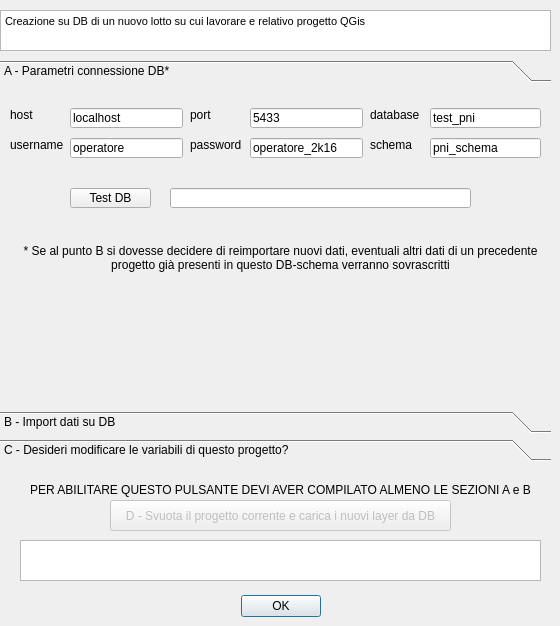
<?xml version="1.0" encoding="UTF-8"?>
<ui version="4.0">
 <class>ProgettoPNIDockWidgetBase</class>
 <widget class="QDialog" name="ProgettoPNIDockWidgetBase">
  <property name="geometry">
   <rect>
    <x>0</x>
    <y>0</y>
    <width>560</width>
    <height>626</height>
   </rect>
  </property>
  <property name="windowTitle">
   <string>ProgettoPNI</string>
  </property>
  <widget class="QDialogButtonBox" name="button_box">
   <property name="geometry">
    <rect>
     <x>230</x>
     <y>590</y>
     <width>91</width>
     <height>32</height>
    </rect>
   </property>
   <property name="orientation">
    <enum>Qt::Horizontal</enum>
   </property>
   <property name="standardButtons">
    <set>QDialogButtonBox::Ok</set>
   </property>
  </widget>
  <widget class="QTextBrowser" name="txtHelp">
   <property name="geometry">
    <rect>
     <x>0</x>
     <y>10</y>
     <width>551</width>
     <height>41</height>
    </rect>
   </property>
   <property name="html">
    <string>&lt;!DOCTYPE HTML PUBLIC &quot;-//W3C//DTD HTML 4.0//EN&quot; &quot;http://www.w3.org/TR/REC-html40/strict.dtd&quot;&gt;
&lt;html&gt;&lt;head&gt;&lt;meta name=&quot;qrichtext&quot; content=&quot;1&quot; /&gt;&lt;style type=&quot;text/css&quot;&gt;
p, li { white-space: pre-wrap; }
&lt;/style&gt;&lt;/head&gt;&lt;body style=&quot; font-family:'MS Shell Dlg 2'; font-size:8.15094pt; font-weight:400; font-style:normal;&quot;&gt;
&lt;p style=&quot; margin-top:0px; margin-bottom:0px; margin-left:0px; margin-right:0px; -qt-block-indent:0; text-indent:0px;&quot;&gt;&lt;span style=&quot; font-size:8.15094pt;&quot;&gt;Creazione su DB di un nuovo lotto su cui lavorare e relativo progetto QGis&lt;/span&gt;&lt;/p&gt;&lt;/body&gt;&lt;/html&gt;</string>
   </property>
  </widget>
  <widget class="QToolButton" name="importBtn">
   <property name="enabled">
    <bool>false</bool>
   </property>
   <property name="geometry">
    <rect>
     <x>110</x>
     <y>500</y>
     <width>341</width>
     <height>31</height>
    </rect>
   </property>
   <property name="text">
    <string>D - Svuota il progetto corrente e carica i nuovi layer da DB</string>
   </property>
  </widget>
  <widget class="QTextBrowser" name="txtFeedback">
   <property name="geometry">
    <rect>
     <x>20</x>
     <y>540</y>
     <width>521</width>
     <height>41</height>
    </rect>
   </property>
  </widget>
  <widget class="QWidget" name="layoutWidget">
   <property name="geometry">
    <rect>
     <x>0</x>
     <y>0</y>
     <width>2</width>
     <height>2</height>
    </rect>
   </property>
   <layout class="QVBoxLayout" name="verticalLayout"/>
  </widget>
  <widget class="QToolBox" name="toolbox">
   <property name="enabled">
    <bool>true</bool>
   </property>
   <property name="geometry">
    <rect>
     <x>0</x>
     <y>60</y>
     <width>551</width>
     <height>401</height>
    </rect>
   </property>
   <property name="toolTip">
    <string/>
   </property>
   <widget class="QWidget" name="chkDB">
    <property name="enabled">
     <bool>true</bool>
    </property>
    <property name="geometry">
     <rect>
      <x>0</x>
      <y>0</y>
      <width>551</width>
      <height>317</height>
     </rect>
    </property>
    <attribute name="label">
     <string>A - Parametri connessione DB*</string>
    </attribute>
    <widget class="QLabel" name="label">
     <property name="geometry">
      <rect>
       <x>10</x>
       <y>20</y>
       <width>54</width>
       <height>14</height>
      </rect>
     </property>
     <property name="text">
      <string>host</string>
     </property>
    </widget>
    <widget class="QLineEdit" name="hostDB">
     <property name="geometry">
      <rect>
       <x>70</x>
       <y>20</y>
       <width>113</width>
       <height>20</height>
      </rect>
     </property>
     <property name="text">
      <string>localhost</string>
     </property>
    </widget>
    <widget class="QLineEdit" name="portDB">
     <property name="geometry">
      <rect>
       <x>250</x>
       <y>20</y>
       <width>113</width>
       <height>20</height>
      </rect>
     </property>
     <property name="text">
      <string>5433</string>
     </property>
    </widget>
    <widget class="QLineEdit" name="usrDB">
     <property name="geometry">
      <rect>
       <x>70</x>
       <y>50</y>
       <width>113</width>
       <height>20</height>
      </rect>
     </property>
     <property name="text">
      <string>operatore</string>
     </property>
    </widget>
    <widget class="QLineEdit" name="pwdDB">
     <property name="geometry">
      <rect>
       <x>250</x>
       <y>50</y>
       <width>113</width>
       <height>20</height>
      </rect>
     </property>
     <property name="text">
      <string>operatore_2k16</string>
     </property>
    </widget>
    <widget class="QLineEdit" name="nameDB">
     <property name="geometry">
      <rect>
       <x>430</x>
       <y>20</y>
       <width>111</width>
       <height>20</height>
      </rect>
     </property>
     <property name="text">
      <string>test_pni</string>
     </property>
    </widget>
    <widget class="QLabel" name="label_2">
     <property name="geometry">
      <rect>
       <x>190</x>
       <y>20</y>
       <width>54</width>
       <height>14</height>
      </rect>
     </property>
     <property name="text">
      <string>port</string>
     </property>
    </widget>
    <widget class="QLabel" name="label_3">
     <property name="geometry">
      <rect>
       <x>10</x>
       <y>50</y>
       <width>54</width>
       <height>14</height>
      </rect>
     </property>
     <property name="text">
      <string>username</string>
     </property>
    </widget>
    <widget class="QLabel" name="label_4">
     <property name="geometry">
      <rect>
       <x>190</x>
       <y>50</y>
       <width>54</width>
       <height>14</height>
      </rect>
     </property>
     <property name="text">
      <string>password</string>
     </property>
    </widget>
    <widget class="QLabel" name="label_5">
     <property name="geometry">
      <rect>
       <x>370</x>
       <y>20</y>
       <width>54</width>
       <height>14</height>
      </rect>
     </property>
     <property name="text">
      <string>database</string>
     </property>
    </widget>
    <widget class="QToolButton" name="testBtn">
     <property name="geometry">
      <rect>
       <x>70</x>
       <y>100</y>
       <width>81</width>
       <height>20</height>
      </rect>
     </property>
     <property name="text">
      <string>Test DB</string>
     </property>
    </widget>
    <widget class="QLineEdit" name="testAnswer">
     <property name="geometry">
      <rect>
       <x>170</x>
       <y>100</y>
       <width>301</width>
       <height>20</height>
      </rect>
     </property>
     <property name="readOnly">
      <bool>true</bool>
     </property>
    </widget>
    <widget class="QLabel" name="label_9">
     <property name="geometry">
      <rect>
       <x>370</x>
       <y>50</y>
       <width>54</width>
       <height>14</height>
      </rect>
     </property>
     <property name="text">
      <string>schema</string>
     </property>
    </widget>
    <widget class="QLineEdit" name="schemaDB">
     <property name="geometry">
      <rect>
       <x>430</x>
       <y>50</y>
       <width>111</width>
       <height>20</height>
      </rect>
     </property>
     <property name="text">
      <string>pni_schema</string>
     </property>
    </widget>
    <widget class="QLabel" name="label_6">
     <property name="geometry">
      <rect>
       <x>20</x>
       <y>150</y>
       <width>521</width>
       <height>41</height>
      </rect>
     </property>
     <property name="text">
      <string>&lt;html&gt;&lt;head/&gt;&lt;body&gt;&lt;p align=&quot;center&quot;&gt;* Se al punto B si dovesse decidere di reimportare nuovi dati, eventuali altri dati di un precedente progetto già presenti in questo DB-schema verranno sovrascritti&lt;/p&gt;&lt;/body&gt;&lt;/html&gt;</string>
     </property>
     <property name="wordWrap">
      <bool>true</bool>
     </property>
    </widget>
   </widget>
   <widget class="QWidget" name="import_DB">
    <property name="geometry">
     <rect>
      <x>0</x>
      <y>0</y>
      <width>551</width>
      <height>317</height>
     </rect>
    </property>
    <attribute name="label">
     <string>B - Import dati su DB</string>
    </attribute>
    <widget class="QCheckBox" name="no_import">
     <property name="geometry">
      <rect>
       <x>10</x>
       <y>0</y>
       <width>551</width>
       <height>18</height>
      </rect>
     </property>
     <property name="text">
      <string>I dati sono già stati importati sul DB secondo le informazioni riportate nel riquadro A</string>
     </property>
    </widget>
    <widget class="QGroupBox" name="si_import">
     <property name="geometry">
      <rect>
       <x>0</x>
       <y>30</y>
       <width>551</width>
       <height>281</height>
      </rect>
     </property>
     <property name="title">
      <string>Importa i dati sul DB</string>
     </property>
     <property name="checkable">
      <bool>true</bool>
     </property>
     <property name="checked">
      <bool>false</bool>
     </property>
     <widget class="QLabel" name="label_50">
      <property name="geometry">
       <rect>
        <x>10</x>
        <y>20</y>
        <width>531</width>
        <height>16</height>
       </rect>
      </property>
      <property name="text">
       <string>Prendi tutti i dati da una cartella secondo queste associazioni layer-nome shape:</string>
      </property>
     </widget>
     <widget class="QLabel" name="label_51">
      <property name="geometry">
       <rect>
        <x>20</x>
        <y>50</y>
        <width>81</width>
        <height>16</height>
       </rect>
      </property>
      <property name="text">
       <string>scala  &lt;--</string>
      </property>
     </widget>
     <widget class="QLineEdit" name="scala_shp">
      <property name="geometry">
       <rect>
        <x>80</x>
        <y>50</y>
        <width>91</width>
        <height>20</height>
       </rect>
      </property>
      <property name="text">
       <string>Scala</string>
      </property>
     </widget>
     <widget class="QLabel" name="label_52">
      <property name="geometry">
       <rect>
        <x>200</x>
        <y>50</y>
        <width>81</width>
        <height>16</height>
       </rect>
      </property>
      <property name="text">
       <string>giunto  &lt;--</string>
      </property>
     </widget>
     <widget class="QLineEdit" name="giunto_shp">
      <property name="geometry">
       <rect>
        <x>270</x>
        <y>50</y>
        <width>91</width>
        <height>20</height>
       </rect>
      </property>
      <property name="text">
       <string>Giunto</string>
      </property>
     </widget>
     <widget class="QLabel" name="label_53">
      <property name="geometry">
       <rect>
        <x>30</x>
        <y>80</y>
        <width>81</width>
        <height>16</height>
       </rect>
      </property>
      <property name="text">
       <string>PFS  &lt;--</string>
      </property>
     </widget>
     <widget class="QLineEdit" name="pfs_shp">
      <property name="geometry">
       <rect>
        <x>80</x>
        <y>80</y>
        <width>91</width>
        <height>20</height>
       </rect>
      </property>
      <property name="text">
       <string>PFS</string>
      </property>
     </widget>
     <widget class="QLineEdit" name="pozzetto_shp">
      <property name="geometry">
       <rect>
        <x>440</x>
        <y>80</y>
        <width>91</width>
        <height>20</height>
       </rect>
      </property>
      <property name="text">
       <string>Pozzetto</string>
      </property>
     </widget>
     <widget class="QLabel" name="label_54">
      <property name="geometry">
       <rect>
        <x>370</x>
        <y>80</y>
        <width>71</width>
        <height>16</height>
       </rect>
      </property>
      <property name="text">
       <string>pozzetto &lt;--</string>
      </property>
     </widget>
     <widget class="QLineEdit" name="pfp_shp">
      <property name="geometry">
       <rect>
        <x>270</x>
        <y>80</y>
        <width>91</width>
        <height>20</height>
       </rect>
      </property>
      <property name="text">
       <string>PFP</string>
      </property>
     </widget>
     <widget class="QLabel" name="label_55">
      <property name="geometry">
       <rect>
        <x>210</x>
        <y>80</y>
        <width>81</width>
        <height>16</height>
       </rect>
      </property>
      <property name="text">
       <string>PFP   &lt;--</string>
      </property>
     </widget>
     <widget class="QLineEdit" name="areapfp_shp">
      <property name="geometry">
       <rect>
        <x>270</x>
        <y>110</y>
        <width>91</width>
        <height>20</height>
       </rect>
      </property>
      <property name="text">
       <string>AREA_PFP</string>
      </property>
     </widget>
     <widget class="QLabel" name="label_56">
      <property name="geometry">
       <rect>
        <x>190</x>
        <y>110</y>
        <width>81</width>
        <height>16</height>
       </rect>
      </property>
      <property name="text">
       <string>Area_PFP &lt;--</string>
      </property>
     </widget>
     <widget class="QLabel" name="label_57">
      <property name="geometry">
       <rect>
        <x>0</x>
        <y>110</y>
        <width>81</width>
        <height>16</height>
       </rect>
      </property>
      <property name="text">
       <string>Area_PFS  &lt;--</string>
      </property>
     </widget>
     <widget class="QLineEdit" name="areapfs_shp">
      <property name="geometry">
       <rect>
        <x>80</x>
        <y>110</y>
        <width>91</width>
        <height>20</height>
       </rect>
      </property>
      <property name="text">
       <string>AREA_PFS</string>
      </property>
     </widget>
     <widget class="QLineEdit" name="cavo_shp">
      <property name="geometry">
       <rect>
        <x>440</x>
        <y>110</y>
        <width>91</width>
        <height>20</height>
       </rect>
      </property>
      <property name="text">
       <string>Sottot_cavo</string>
      </property>
     </widget>
     <widget class="QLabel" name="label_58">
      <property name="geometry">
       <rect>
        <x>380</x>
        <y>110</y>
        <width>81</width>
        <height>16</height>
       </rect>
      </property>
      <property name="text">
       <string>cavo  &lt;--</string>
      </property>
     </widget>
     <widget class="QLabel" name="label_59">
      <property name="geometry">
       <rect>
        <x>50</x>
        <y>200</y>
        <width>151</width>
        <height>16</height>
       </rect>
      </property>
      <property name="text">
       <string>Scegli la cartella di origine:</string>
      </property>
     </widget>
     <widget class="QToolButton" name="dirBrowse_btn">
      <property name="geometry">
       <rect>
        <x>200</x>
        <y>200</y>
        <width>111</width>
        <height>20</height>
       </rect>
      </property>
      <property name="text">
       <string>...Cartella dati ...</string>
      </property>
     </widget>
     <widget class="QLabel" name="label_60">
      <property name="geometry">
       <rect>
        <x>320</x>
        <y>160</y>
        <width>71</width>
        <height>16</height>
       </rect>
      </property>
      <property name="text">
       <string>Controllo:</string>
      </property>
     </widget>
     <widget class="QTextBrowser" name="txtFeedback_import">
      <property name="geometry">
       <rect>
        <x>380</x>
        <y>140</y>
        <width>161</width>
        <height>51</height>
       </rect>
      </property>
      <property name="html">
       <string>&lt;!DOCTYPE HTML PUBLIC &quot;-//W3C//DTD HTML 4.0//EN&quot; &quot;http://www.w3.org/TR/REC-html40/strict.dtd&quot;&gt;
&lt;html&gt;&lt;head&gt;&lt;meta name=&quot;qrichtext&quot; content=&quot;1&quot; /&gt;&lt;style type=&quot;text/css&quot;&gt;
p, li { white-space: pre-wrap; }
&lt;/style&gt;&lt;/head&gt;&lt;body style=&quot; font-family:'MS Shell Dlg 2'; font-size:8.15094pt; font-weight:400; font-style:normal;&quot;&gt;
&lt;p style=&quot;-qt-paragraph-type:empty; margin-top:0px; margin-bottom:0px; margin-left:0px; margin-right:0px; -qt-block-indent:0; text-indent:0px; font-size:8.15094pt;&quot;&gt;&lt;br /&gt;&lt;/p&gt;&lt;/body&gt;&lt;/html&gt;</string>
      </property>
     </widget>
     <widget class="QLineEdit" name="pd_shp">
      <property name="geometry">
       <rect>
        <x>440</x>
        <y>50</y>
        <width>91</width>
        <height>20</height>
       </rect>
      </property>
      <property name="text">
       <string>PD</string>
      </property>
     </widget>
     <widget class="QLabel" name="label_61">
      <property name="geometry">
       <rect>
        <x>390</x>
        <y>50</y>
        <width>81</width>
        <height>16</height>
       </rect>
      </property>
      <property name="text">
       <string>PD  &lt;--</string>
      </property>
     </widget>
     <widget class="QToolButton" name="import_shp">
      <property name="geometry">
       <rect>
        <x>230</x>
        <y>230</y>
        <width>111</width>
        <height>20</height>
       </rect>
      </property>
      <property name="text">
       <string>OK IMPORTA</string>
      </property>
     </widget>
     <widget class="QLineEdit" name="dirBrowse_txt">
      <property name="geometry">
       <rect>
        <x>320</x>
        <y>200</y>
        <width>201</width>
        <height>20</height>
       </rect>
      </property>
     </widget>
     <widget class="QProgressBar" name="import_progressBar">
      <property name="geometry">
       <rect>
        <x>120</x>
        <y>250</y>
        <width>321</width>
        <height>23</height>
       </rect>
      </property>
      <property name="value">
       <number>0</number>
      </property>
     </widget>
     <widget class="QLineEdit" name="comuneDB_2">
      <property name="geometry">
       <rect>
        <x>10</x>
        <y>160</y>
        <width>81</width>
        <height>20</height>
       </rect>
      </property>
      <property name="text">
       <string/>
      </property>
     </widget>
     <widget class="QLabel" name="label_11">
      <property name="geometry">
       <rect>
        <x>120</x>
        <y>140</y>
        <width>71</width>
        <height>16</height>
       </rect>
      </property>
      <property name="text">
       <string>codice lotto</string>
      </property>
     </widget>
     <widget class="QLabel" name="label_10">
      <property name="geometry">
       <rect>
        <x>10</x>
        <y>140</y>
        <width>91</width>
        <height>16</height>
       </rect>
      </property>
      <property name="text">
       <string>codice comune</string>
      </property>
     </widget>
     <widget class="QLabel" name="label_68">
      <property name="geometry">
       <rect>
        <x>210</x>
        <y>140</y>
        <width>101</width>
        <height>16</height>
       </rect>
      </property>
      <property name="text">
       <string>ID POP progetto:</string>
      </property>
     </widget>
     <widget class="QLineEdit" name="lottoDB_2">
      <property name="geometry">
       <rect>
        <x>110</x>
        <y>160</y>
        <width>81</width>
        <height>20</height>
       </rect>
      </property>
      <property name="text">
       <string/>
      </property>
     </widget>
     <widget class="QLineEdit" name="codpopDB_2">
      <property name="geometry">
       <rect>
        <x>220</x>
        <y>160</y>
        <width>71</width>
        <height>20</height>
       </rect>
      </property>
     </widget>
    </widget>
   </widget>
   <widget class="QWidget" name="variabili_DB">
    <property name="enabled">
     <bool>false</bool>
    </property>
    <property name="geometry">
     <rect>
      <x>0</x>
      <y>0</y>
      <width>551</width>
      <height>317</height>
     </rect>
    </property>
    <attribute name="label">
     <string>C - Desideri modificare le variabili di questo progetto?</string>
    </attribute>
   </widget>
  </widget>
  <widget class="QLabel" name="label_64">
   <property name="geometry">
    <rect>
     <x>20</x>
     <y>480</y>
     <width>521</width>
     <height>20</height>
    </rect>
   </property>
   <property name="text">
    <string>&lt;html&gt;&lt;head/&gt;&lt;body&gt;&lt;p align=&quot;center&quot;&gt;PER ABILITARE QUESTO PULSANTE DEVI AVER COMPILATO ALMENO LE SEZIONI A e B&lt;/p&gt;&lt;/body&gt;&lt;/html&gt;</string>
   </property>
  </widget>
  <zorder>layoutWidget</zorder>
  <zorder>button_box</zorder>
  <zorder>txtHelp</zorder>
  <zorder>importBtn</zorder>
  <zorder>txtFeedback</zorder>
  <zorder>toolbox</zorder>
  <zorder>label_64</zorder>
 </widget>
 <tabstops>
  <tabstop>hostDB</tabstop>
  <tabstop>portDB</tabstop>
  <tabstop>usrDB</tabstop>
  <tabstop>pwdDB</tabstop>
  <tabstop>nameDB</tabstop>
  <tabstop>testBtn</tabstop>
  <tabstop>testAnswer</tabstop>
  <tabstop>importBtn</tabstop>
  <tabstop>txtFeedback</tabstop>
  <tabstop>txtHelp</tabstop>
 </tabstops>
 <resources/>
 <connections>
  <connection>
   <sender>button_box</sender>
   <signal>accepted()</signal>
   <receiver>ProgettoPNIDockWidgetBase</receiver>
   <slot>accept()</slot>
   <hints>
    <hint type="sourcelabel">
     <x>20</x>
     <y>20</y>
    </hint>
    <hint type="destinationlabel">
     <x>20</x>
     <y>20</y>
    </hint>
   </hints>
  </connection>
  <connection>
   <sender>button_box</sender>
   <signal>rejected()</signal>
   <receiver>ProgettoPNIDockWidgetBase</receiver>
   <slot>reject()</slot>
   <hints>
    <hint type="sourcelabel">
     <x>20</x>
     <y>20</y>
    </hint>
    <hint type="destinationlabel">
     <x>20</x>
     <y>20</y>
    </hint>
   </hints>
  </connection>
 </connections>
</ui>
